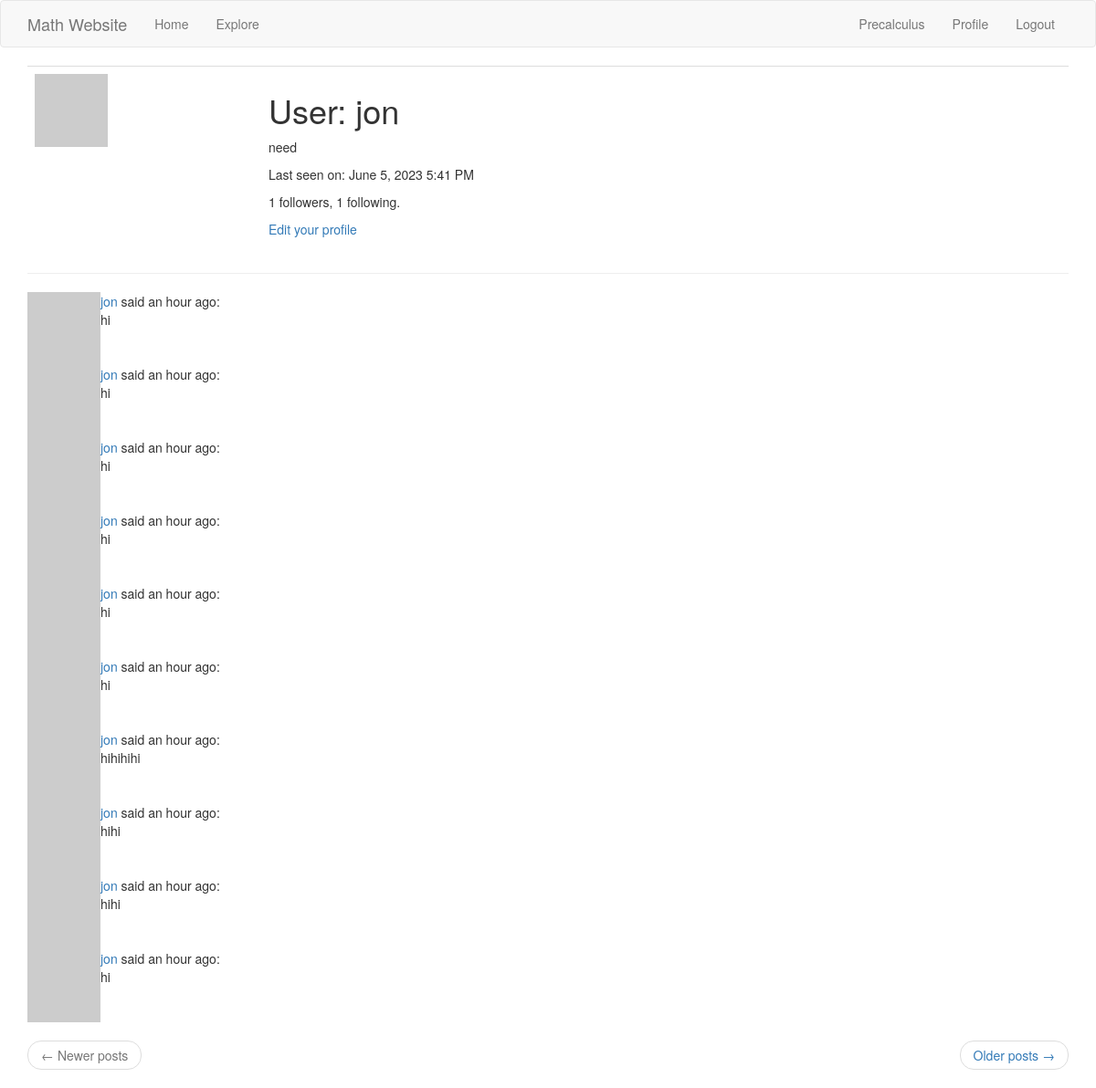
/user/jon (signed in), run on the app's committed database.
### app/models.py (models this page shows, shortened)
class User(UserMixin, db.Model):
    id = db.Column(db.Integer, primary_key=True)
    username = db.Column(db.String(64), index=True, unique=True)
    email = db.Column(db.String(120), index=True, unique=True)
    password_hash = db.Column(db.String(128))
    posts = db.relationship('Post', backref='author', lazy='dynamic')
    about_me = db.Column(db.String(140))
    last_seen = db.Column(db.DateTime, default=datetime.utcnow)
    followed = db.relationship(
        'User', secondary=followers,
        primaryjoin=(followers.c.follower_id == id),
        secondaryjoin=(followers.c.followed_id == id),
        backref=db.backref('followers', lazy='dynamic'), lazy='dynamic')
    def avatar(self, size):
        digest = md5(self.email.lower().encode('utf-8')).hexdigest()
        return 'https://www.gravatar.com/avatar/{}?d=identicon&s={}'.format(
            digest, size)
    '''The self user on the left-hand side follows the value of the
"user" variable---the user whom our self user wishes to follow---in the append,
remove, and is_following method arguments on the right-hand side, as in the
following example:

user1.followed.append(user2)

where user1 is the self user and user2 is the value of the "user" variable
serving as the append argument.
'''
    def follow(self, user):
        '''The self parameter references the self user, while the "user"
    variable references the user self user wishes to follow.'''
        if not self.is_following(user):
            self.followed.append(user)
    def is_following(self, user):
        '''The is_following function queries the database to check if the self
    user, contained in the "self" parameter, is following the user contained
    in the "user" variable.'''
        return self.followed.filter(
            followers.c.followed_id == user.id).count() > 0

class Post(db.Model):
    id = db.Column(db.Integer, primary_key=True)
    body = db.Column(db.String(140))
    timestamp = db.Column(db.DateTime, index=True, default=datetime.utcnow)
    user_id = db.Column(db.Integer, db.ForeignKey('user.id'))
    language = db.Column(db.String(5))

### app/main/routes.py (the view)
@bp.route('/user/<username>')
@login_required
def user(username):
    user = User.query.filter_by(username=username).first_or_404()
    '''If the username exists, it will be unique and thus, the first to be
encountered in a query to the database. If the username does not exist, then
an 404 exception is raised. The user variable now points to the User model and
all of its field values for the user holding this specific username. We use
this to coordinate post entries through our _post.html file so that they may
render on the webpage.'''
    page = request.args.get('page', 1, type=int)
    '''This request.args.get() call takes in the parsed contents of a URL
query string, which is the part of the URL after the question mark in the
following formated URL

<scheme>://<netloc>/<path>;<params>?<query>#<fragment>

The parsed contents of the query string are keys in a Python dictionary. The
value of this "page" key corresponds to the same object on which a limit of
posts per view has been set in our config.py file under the "POSTS_PER_PAGE"
key. We paginate with respect to posts from the self user,
which correspond to the "posts" variable of our User model in the models.py
file, starting from page 1, where the pages are ordered by descending
timestamp.'''
    posts = user.posts.order_by(Post.timestamp.desc()).paginate(
        page=page, per_page=current_app.config['POSTS_PER_PAGE'], error_out=False)
    next_url = url_for('main.user', username=user.username, \
        page=posts.next_num)\
        if posts.has_next else None
    prev_url = url_for('main.user', username=user.username, \
        page=posts.prev_num)\
        if posts.has_prev else None
    form = EmptyForm()
    '''Hitting the sumbit button for this EmptyForm form will signal this
viewfunction to render the form in POST, which will process the information
according to the "follow" viewfunction being accessed by the
"user.html" template.'''
    return render_template('user.html', user=user, posts=posts.items,
        next_url=next_url, prev_url=prev_url, form=form)

### app/__init__.py (called while the page is built)
def get_locale():
    return request.accept_languages.best_match(current_app.config['LANGUAGES'])

### app/main/routes.py (called while the page is built)
@bp.before_request
def before_request():
    if current_user.is_authenticated:
        current_user.last_seen = datetime.utcnow()
        db.session.commit()
    g.locale = str(get_locale())

### app/models.py (called while the page is built)
@login.user_loader
def load_user(id):
    return User.query.get(int(id))

### app/templates/user.html (shortened to what this page needs)
{% extends 'base.html' %}
{% block app_content %}
    <table class='table table-hover'>
        <tr>
            <td width='256px'><img src='{{ user.avatar(256) }}'></td>
            <td>
                <h1>User: {{ user.username }}</h1>
				{% if user.about_me %}
					<p>{{ user.about_me }}</p>
				{% endif %}
				{% if user.last_seen %}
					<p>Last seen on: {{
						moment(user.last_seen).format('LLL')
						}}
					</p>
				{% endif %}
				<p>{{ user.followers.count() }} followers,
					{{ user.followed.count() }} following.
				</p>
				{% if user == current_user %}
                <p><a href='{{ url_for("main.edit_profile") }}'>
					{{ ('Edit your profile') }}</a></p>
                {% endif %}
            </td>
        </tr>
    </table>
	<hr>
    {% for post in posts %}
        {% include '_post.html' %}
    {% endfor %}
    <nav aria-label='...'>
        <ul class='pager'>
            <li class='previous{% if not prev_url %}
			disabled{% endif %}'>
                <a href='{{ prev_url or "#" }}'>
                    <span aria-hidden='true'>&larr;</span>
					{{ ('Newer posts') }}
                </a>
            </li>
            <li class='next{% if not next_url %} disabled{% endif %}'>
                <a href='{{ next_url or "#" }}'>
                    {{ ('Older posts') }}
					<span aria-hidden='true'>&rarr;</span>
                </a>
            </li>
        </ul>
    </nav>
{% endblock %}

### app/templates/_post.html
	<table>
		<tr valign='top'>
			<td><img src='{{ post.author.avatar(36) }}'></td>
			<td>
				<a href='{{
					url_for("main.user", username=post.author.username)
					}}'>
					{{ post.author.username }}
				</a>
				said {{ moment(post.timestamp).fromNow() }}:
				<br>
				{{ post.body }}
			</td>
		</tr>
	</table>

### data on the page
User: username "jon", about_me "need", last_seen "June 5, 2023 5:41 PM"
Post: author.username "jon", timestamp "an hour ago", body "hi"
Post: author.username "jon", timestamp "an hour ago", body "hi"
Post: author.username "jon", timestamp "an hour ago", body "hi"
Post: author.username "jon", timestamp "an hour ago", body "hi"
Post: author.username "jon", timestamp "an hour ago", body "hi"
Post: author.username "jon", timestamp "an hour ago", body "hi"
Post: author.username "jon", timestamp "an hour ago", body "hihihihi"
Post: author.username "jon", timestamp "an hour ago", body "hihi"
Post: author.username "jon", timestamp "an hour ago", body "hihi"
Post: author.username "jon", timestamp "an hour ago", body "hi"

### other printed values
{{ user.followers.count() }} "1"
{{ user.followed.count() }} "1"
{{ ('Edit your profile') }} "Edit your profile"
{{ ('Newer posts') }} "Newer posts"
{{ ('Older posts') }} "Older posts"
